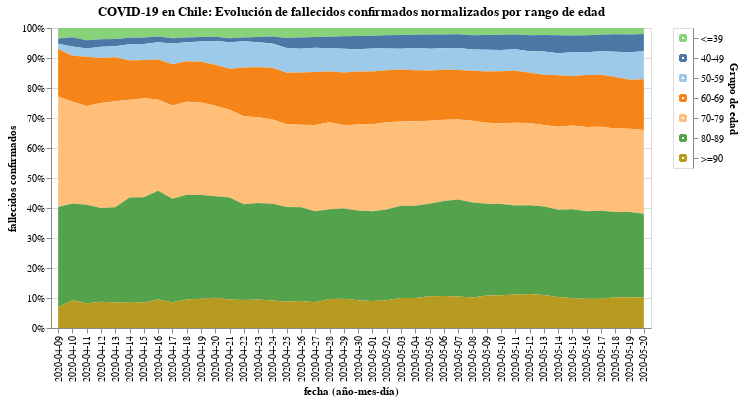

The notebook cell saved with this chart:
### Code cell
#hide_input
selection2 = alt.selection_multi(fields=['Grupo de edad'], on='mouseover')

color = alt.condition(selection2,
                    alt.Color('Grupo de edad:N', scale=alt.Scale(scheme='tableau20'), legend=None),
                    alt.value('lightgray'))

bars = alt.Chart(data).mark_area().encode(
    x = 'fecha (año-mes-día):N',
    y = alt.Y('fallecidos confirmados:Q', stack="normalize", sort=grupo_de_edad),
    color = color,
    tooltip = ['fecha (año-mes-día)', 'Grupo de edad', 'fallecidos confirmados'],
    order=alt.Order(
    # Sort the segments of the bars by this field
    'index',
    sort='descending'
    )
).add_selection(
    selection2
)

legend = alt.Chart(data).mark_point().encode(
    y=alt.Y('Grupo de edad',  axis=alt.Axis(orient='right'), sort=grupo_de_edad),
    color=color
).add_selection(
    selection2
)

bars.properties(
    title = 'COVID-19 en Chile: Evolución de fallecidos confirmados normalizados por rango de edad',
    width = 600
) | legend

### Figure 1 — Vega-Lite specification as saved in the notebook (floating-point values rounded to 4 significant figures; data arrays with more than 128 entries replaced by an {"elided": "..."} marker saying what was removed)
{"config": {"view": {"continuousWidth": 400, "continuousHeight": 300}}, "hconcat": [{"mark": "area", "encoding": {"color": {"condition": {"type": "nominal", "field": "Grupo de edad", "legend": null, "scale": {"scheme": "tableau20"}, "selection": "selector010"}, "value": "lightgray"}, "order": {"type": "quantitative", "field": "index", "sort": "descending"}, "tooltip": [{"type": "nominal", "field": "fecha (año-mes-día)"}, {"type": "nominal", "field": "Grupo de edad"}, {"type": "quantitative", "field": "fallecidos confirmados"}], "x": {"type": "nominal", "field": "fecha (año-mes-día)"}, "y": {"type": "quantitative", "field": "fallecidos confirmados", "sort": ["<=39", "40-49", "50-59", "60-69", "70-79", "80-89", ">=90"], "stack": "normalize"}}, "selection": {"selector010": {"type": "multi", "fields": ["Grupo de edad"], "on": "mouseover"}}, "title": "COVID-19 en Chile: Evolución de fallecidos confirmados normalizados por rango de edad", "width": 600}, {"mark": "point", "encoding": {"color": {"condition": {"type": "nominal", "field": "Grupo de edad", "legend": null, "scale": {"scheme": "tableau20"}, "selection": "selector010"}, "value": "lightgray"}, "y": {"type": "nominal", "axis": {"orient": "right"}, "field": "Grupo de edad", "sort": ["<=39", "40-49", "50-59", "60-69", "70-79", "80-89", ">=90"]}}, "selection": {"selector010": {"type": "multi", "fields": ["Grupo de edad"], "on": "mouseover"}}}], "data": {"name": "data-e7fbdd99606b189ed3a066460353f759"}, "$schema": "https://vega.github.io/schema/vega-lite/v4.8.1.json", "datasets": {"data-e7fbdd99606b189ed3a066460353f759": {"elided": "294 records"}}}
